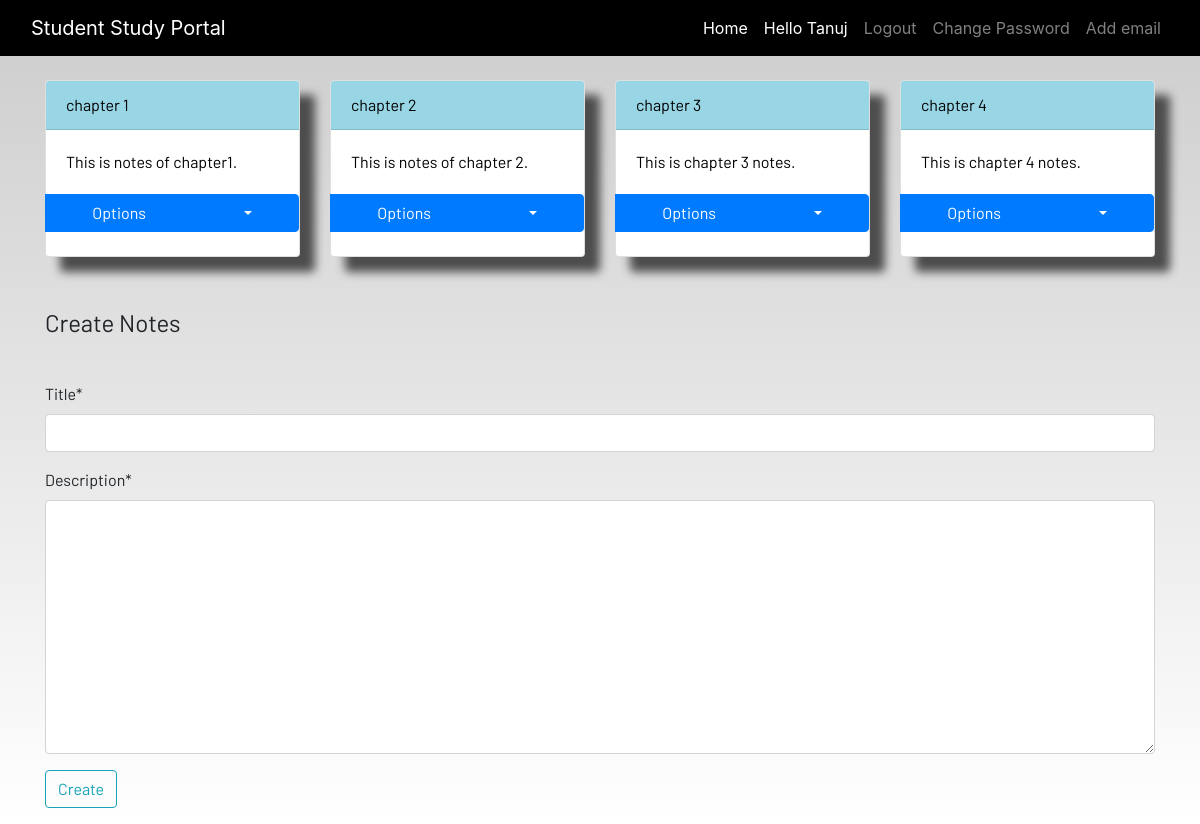
Page /notes (signed in) on the earlier database version.
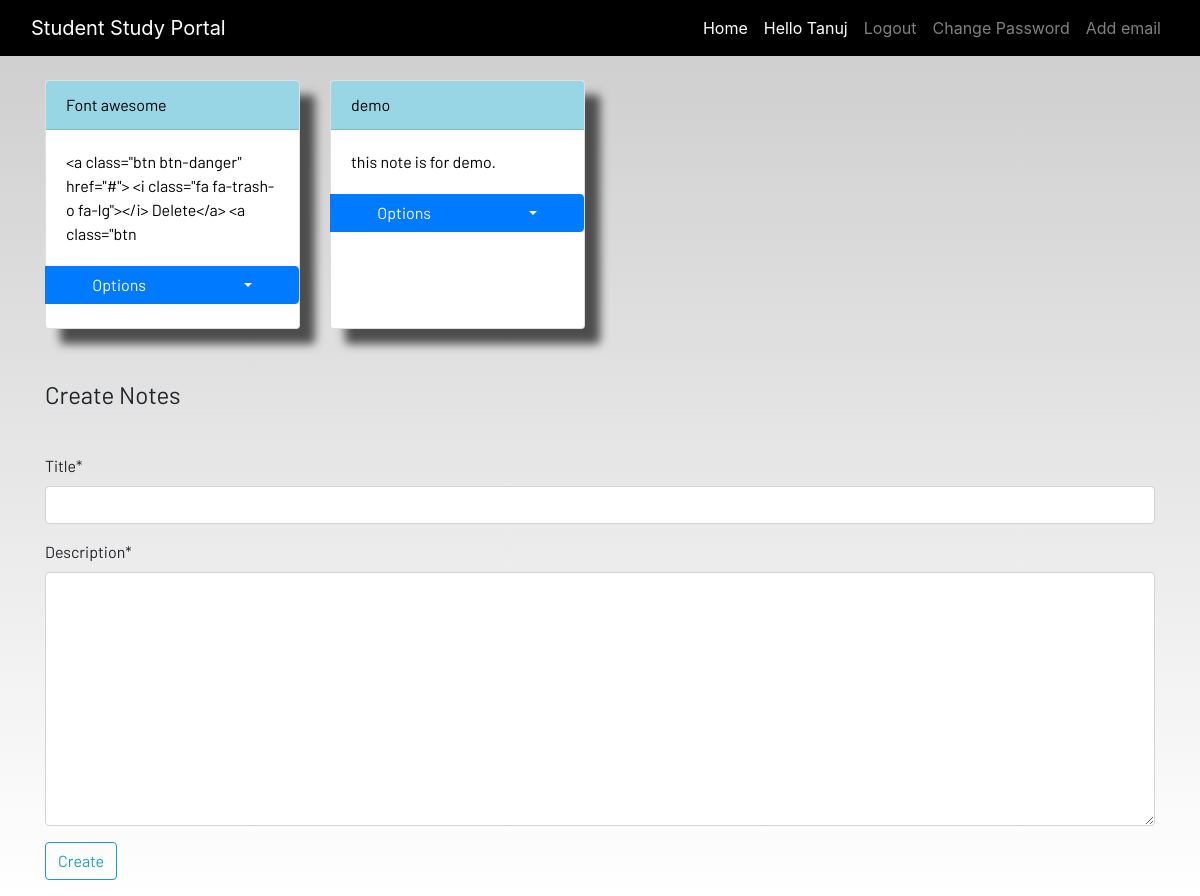
Same page on the later database version.
### dashboard/models.py (models this page shows, shortened)
class Note(models.Model):
    user = models.ForeignKey(User, on_delete=models.CASCADE)
    title = models.CharField(max_length=150)
    description = models.TextField()

### dashboard/views.py (the view)
# urls.py: path('notes', views.notes, name = "notes"),
def notes(request):
    if request.method == "POST":
        form = Notesform(request.POST)
        if form.is_valid():
            notes = Note(user=request.user,title=request.POST['title'],description=request.POST['description'])
            notes.save()
        messages.success(request, f"Note saved from {request.user.username} successfully.")
        return redirect('notes')
    else:
        form = Notesform()
    notes = Note.objects.filter(user=request.user)
    context = {'notes': notes,'form': form}
    return render(request, 'dashboard/notes.html', context)

### dashboard/forms.py
class Notesform(forms.ModelForm):
    class Meta:
        model = Note
        fields = ['title', 'description']

### dashboard/templates/dashboard/notes.html (shortened to what this page needs)
{% extends 'dashboard/base.html' %}
{% load static %}
{% block content %}
{% load crispy_forms_tags %}
<div class="container">
    <div class="row">
    {% for note in notes %}
         <a href="{% url 'notes_detail' note.id %}">
            <div class="col-md-3">
                <div class="card">
                    <div class="card-header">{{note.title}}</div>
                    <div class="card-body">{{note.description|slice:"0:100"}}</div>
                    <div class="btn-group open">
                        <a class="btn btn-primary" href="#"></i> Options</a>
                        <a class="btn btn-primary dropdown-toggle" data-toggle="dropdown" href="#">
                        </a>
                      </div>
                      <br>
                </div>
            </a>
        </div>
    {% endfor %}
        <br><br>
<br><br>
<div class="container">
    <form method="POST">
        <fieldset class="form-group">
            <legend class="border-bottom mb-4">Create Notes</legend>
        </fieldset>
        {{form|crispy}}
        <div class="form-group">
            <button href="" class="btn btn-outline-info" type="submit">
                Create
            </button>
        </div>
    </form>
</div>
{% endblock content %}

### dashboard/templates/dashboard/base.html (shortened to what this page needs)
<!DOCTYPE html>
{% load static %}
<html lang="en">
<head>
  <link rel="stylesheet" href="https://stackpath.bootstrapcdn.com/bootstrap/4.3.1/css/bootstrap.min.css"
 />
  <link rel="stylesheet" href="https://use.fontawesome.com/releases/v5.7.2/css/all.css"
 />
  <link rel="stylesheet" href="{% static 'css/main.css' %}" />
</head>
<body>
  <header>
    <nav class="navbar navbar-expand-lg navbar-dark bg-dark">
      <div class="container-fluid">
        <a class="navbar-brand" href="#">Student Study Portal</a>
        <div class="collapse navbar-collapse justify-content-end" id="navbarSupportedContent">
          <ul class="navbar-nav mb-2 mb-lg-0">
            {% if user.is_authenticated %}
            <li class="nav-item">
              <a class="nav-link active" aria-current="page" href="/">Home</a>
            </li>
            <li class="nav-item">
              <a class="nav-link active" href="#">Hello {{user}}</a>
            </li>
            <li class="nav-item">
              <a class="nav-link" href="{% url 'account_logout' %}">Logout</a>
            </li>
            <li class="nav-item">
              <a class="nav-link" href="{% url 'account_change_password' %}">Change Password</a>
            </li>
            <li class="nav-item">
              <a class="nav-link" href="{% url 'account_email' %}">Add email</a>
            </li>
            {% endif %}
          </ul>
        </div>
      </div>
    </nav>
  </header>
  <br />
  <main>
    {% block content %}
    {% endblock content %}
  </main>
</body>
</html>

### dashboard/static/css/main.css (style rules this page uses)
html { scroll-behavior: smooth; height: 100%; width: 100%; }
main { font-family: Barlow, Quicksand, Rubik, sans-serif, serif, 'Times New Roman', Times, serif !important; }
.navbar { background-color: rgb(0, 0, 0) !important; }
.card { box-shadow: 15px 15px 10px rgb(78, 77, 77); }
a { text-decoration: none !important; color: black; }
.card-header { color: black !important; background: rgb(152, 214, 230) !important; transition: 0.3s ease-in; }
html, body { max-width: 100%; overflow-x: hidden; height: 100%; width: 100%; }
body { background: linear-gradient(rgba(0, 0, 0, 0.2), rgba(255, 255, 255, 0.5)); overflow-x: hidden; background-repeat: no-repeat; }
.card-header { background-color: rgb(133, 204, 231); }
.col-md-3 .card { width: 100%; height: 100%; }

Differences in the rows shown:
removed Note: title "chapter 1", description "This is notes of chapter1."
removed Note: title "chapter 2", description "This is notes of chapter 2."
removed Note: title "chapter 3", description "This is chapter 3 notes."
removed Note: title "chapter 4", description "This is chapter 4 notes."
added Note: title "Font awesome", description "<a class=\"btn btn-danger\" href=\"#\"> <i class=\"fa fa-trash-o fa-lg\"></i> Delete</a> <a class=\"btn"
added Note: title "demo", description "this note is for demo."
